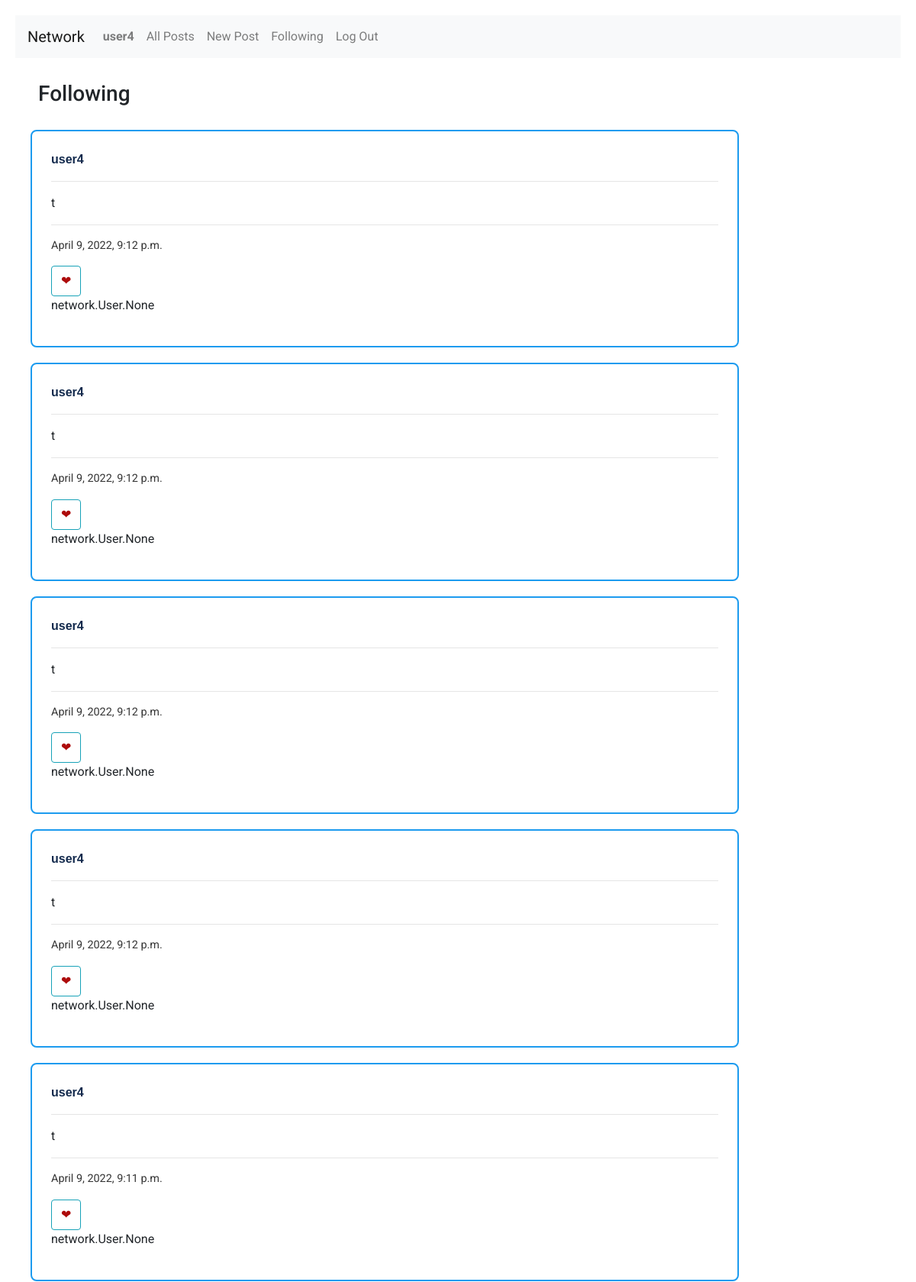
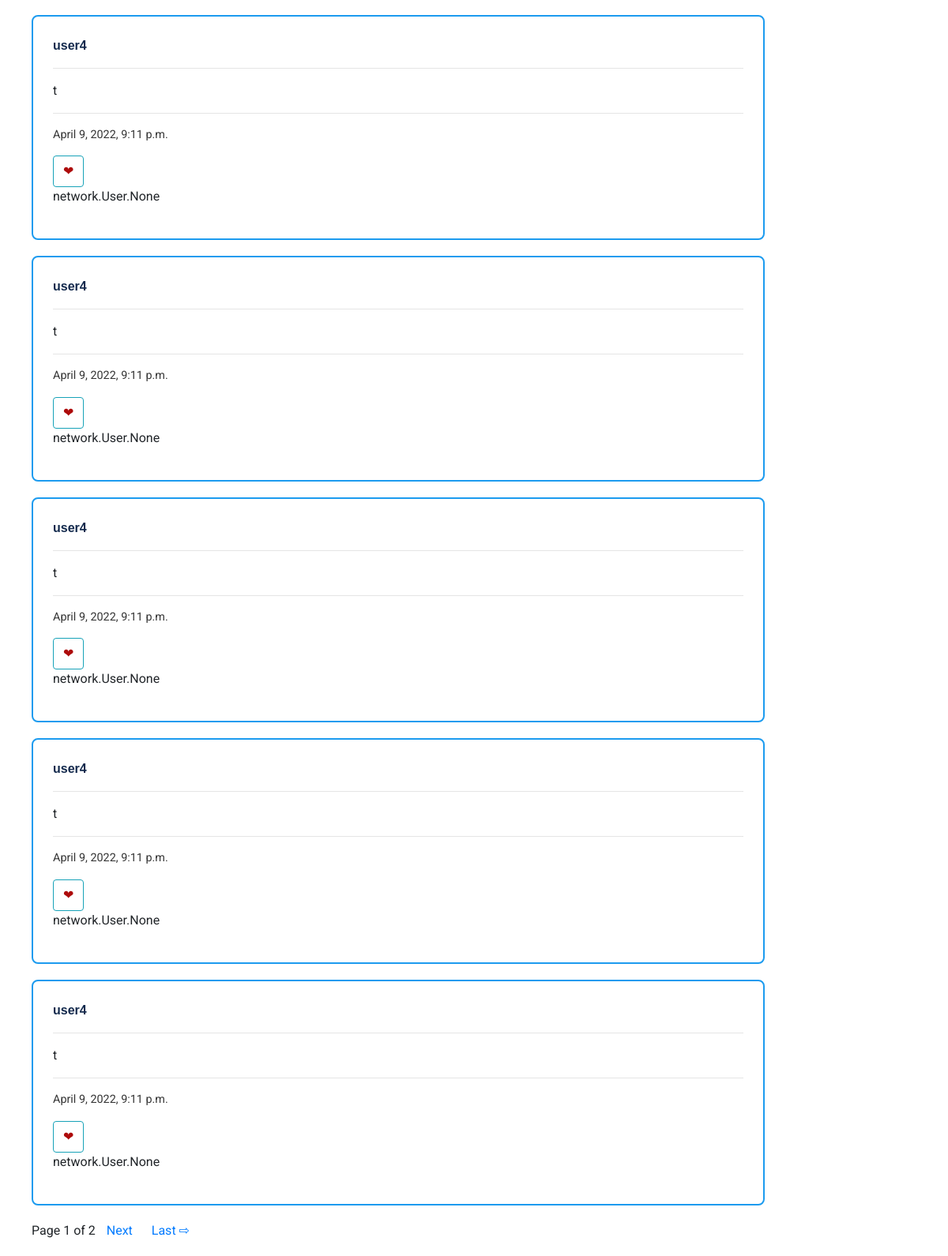
The app's page /follow_page/1 (signed in) with its own data (2 pictures, top to bottom).
### network/models.py (models this page shows)
class User(AbstractUser):
    following = models.ManyToManyField("User", related_name="followers")

class NewPost(models.Model):
    post = models.TextField(max_length=128)
    author = models.ForeignKey(User, on_delete=models.CASCADE, related_name="posts")
    timestamp = models.DateTimeField(auto_now_add=True)
    likes = models.ManyToManyField(User, related_name="posts_liked")
    class Meta:
        ordering = ['-timestamp',]

### network/views.py (the view)
# urls.py: path("follow_page/<int:user_id>", views.follow_page, name="follow_page"),
def follow_page(request, user_id):
    current_following = User.objects.get(id=user_id).following.all() # gets the users followed
    posts = NewPost.objects.filter(author__in=current_following) # gets the posts made by users followed
    paginator = Paginator(posts, 10)
    page_number = request.GET.get('page')
    page_obj = paginator.get_page(page_number)
    return render(request, "network/follow_page.html", {
        "page_obj": page_obj,
    })

### network/templates/network/follow_page.html (shortened to what this page needs)
{% extends "network/layout.html" %}
{% block body %}
    <h3 id = "ap_header">Following</h3>
    {% if user.is_authenticated %}
        {% for post in page_obj %}
            <div class = "posts">
                <a href= {% url 'user_page' post.author.id %}><p class = "post_user">{{post.author}}</p></a>
                <hr>
                <p class = "post_text">{{post.post}}</p>
                <hr>
                <p class = "post_time">{{post.timestamp}}</p>
                <div class = "like_block">
                    <button type="button" class="btn btn-outline-info" id = "like"><p class = "heart">&#10084;</p></button>
                    <p class = "post_likes"> {{post.likes}}</p>
                </div>
            </div>
        {% endfor %}
        <div class="pagination">
            <span class="step-links">
                <span class="current">
                    Page {{ page_obj.number }} of {{ page_obj.paginator.num_pages }}
                </span>
                {% if page_obj.has_next %}
                    <a href="?page={{ page_obj.next_page_number }}">Next</a>
                    <a href="?page={{ page_obj.paginator.num_pages }}">Last &#8680;</a>
                {% endif %}
            </span>
        </div>
    {% endif %}
{% endblock %}

### network/templates/network/layout.html (shortened to what this page needs)
{% load static %}
<!DOCTYPE html>
<html lang="en">
    <head>
        <link rel="stylesheet" href="https://stackpath.bootstrapcdn.com/bootstrap/4.4.1/css/bootstrap.min.css">
        <link href="{% static 'network/styles.css' %}" rel="stylesheet">
    </head>
    <body>
        <nav class="navbar navbar-expand-lg navbar-light bg-light">
            <a class="navbar-brand" href="{% url 'index' %}">Network</a>
            <div>
              <ul class="navbar-nav mr-auto">
                {% if user.is_authenticated %}
                    <li class="nav-item">
                        <a class="nav-link" href="{% url 'user_page' request.user.id %}"><strong>{{ user.username }}</strong></a>
                    </li>
                {% endif %}
                {% if user.is_authenticated %}
                    <li class="nav-item">
                        <a class="nav-link" href="{% url 'all_posts' %}">All Posts</a>
                    </li>
                    <li class="nav-item">
                        <a class="nav-link" href="{% url 'new_posts' %}">New Post</a>
                    </li>
                    <li class="nav-item">
                        <a class="nav-link" href="{% url 'follow_page' request.user.id %}">Following</strong></a>
                    </li>
                    <li class="nav-item">
                        <a class="nav-link" href="{% url 'logout' %}">Log Out</a>
                    </li>
                {% endif %}
              </ul>
            </div>
          </nav>
        <div class="body">
            {% block body %}
            {% endblock %}
        </div>
    </body>
</html>

### network/static/network/styles.css (style rules this page uses)
body { margin: 20px; font-family: 'Roboto', sans-serif; }
nav { margin-bottom: 20px; }
#ap_header { margin: 30px; }
h3 { margin-top: 30px; margin-bottom: 30px; }
.posts { border: 2px solid rgba(28, 155, 239); border-radius: 8px; margin: 20px; padding: 25px; width: 80%; transition: 0.1s; }
.post_user { font-weight: bold; color: rgb(19, 42, 77); font-family: sans-serif; }
.post_time { font-size: 90%; color: rgb(52, 52, 52) }
#like { height: 40px; margin-right: 20px; }
.heart { color: rgb(173, 11, 11); display: inline; }
.pagination { margin-left: 20px; }
.pagination a { margin: 10px; }

### records on screen
User: username "user4"
NewPost: author "user4", post "t", timestamp "April 9, 2022, 9:12 p.m.", likes "network.User.None"
NewPost: author "user4", post "t", timestamp "April 9, 2022, 9:12 p.m.", likes "network.User.None"
NewPost: author "user4", post "t", timestamp "April 9, 2022, 9:12 p.m.", likes "network.User.None"
NewPost: author "user4", post "t", timestamp "April 9, 2022, 9:12 p.m.", likes "network.User.None"
NewPost: author "user4", post "t", timestamp "April 9, 2022, 9:11 p.m.", likes "network.User.None"
NewPost: author "user4", post "t", timestamp "April 9, 2022, 9:11 p.m.", likes "network.User.None"
NewPost: author "user4", post "t", timestamp "April 9, 2022, 9:11 p.m.", likes "network.User.None"
NewPost: author "user4", post "t", timestamp "April 9, 2022, 9:11 p.m.", likes "network.User.None"
NewPost: author "user4", post "t", timestamp "April 9, 2022, 9:11 p.m.", likes "network.User.None"
NewPost: author "user4", post "t", timestamp "April 9, 2022, 9:11 p.m.", likes "network.User.None"

### other values on screen
{{ page_obj.number }} "1"
{{ page_obj.paginator.num_pages }} "2"
